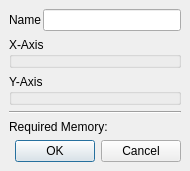
<?xml version="1.0" encoding="UTF-8"?>
<ui version="4.0">
 <class>Hist2DDialog</class>
 <widget class="QDialog" name="Hist2DDialog">
  <property name="geometry">
   <rect>
    <x>0</x>
    <y>0</y>
    <width>190</width>
    <height>171</height>
   </rect>
  </property>
  <property name="windowTitle">
   <string>Hist2D</string>
  </property>
  <layout class="QGridLayout" name="gridLayout_3">
   <property name="leftMargin">
    <number>9</number>
   </property>
   <property name="topMargin">
    <number>9</number>
   </property>
   <property name="rightMargin">
    <number>9</number>
   </property>
   <property name="bottomMargin">
    <number>9</number>
   </property>
   <property name="spacing">
    <number>6</number>
   </property>
   <item row="1" column="0" colspan="2">
    <widget class="QGroupBox" name="gb_xAxis">
     <property name="title">
      <string>X-Axis</string>
     </property>
    </widget>
   </item>
   <item row="0" column="0" colspan="2">
    <widget class="QFrame" name="frame_2">
     <layout class="QGridLayout" name="gridLayout_2">
      <property name="leftMargin">
       <number>0</number>
      </property>
      <property name="topMargin">
       <number>0</number>
      </property>
      <property name="rightMargin">
       <number>0</number>
      </property>
      <property name="bottomMargin">
       <number>0</number>
      </property>
      <property name="spacing">
       <number>2</number>
      </property>
      <item row="0" column="0">
       <widget class="QLabel" name="label">
        <property name="text">
         <string>Name</string>
        </property>
       </widget>
      </item>
      <item row="0" column="1">
       <widget class="QLineEdit" name="le_name"/>
      </item>
     </layout>
    </widget>
   </item>
   <item row="2" column="0" colspan="2">
    <widget class="QGroupBox" name="gb_yAxis">
     <property name="title">
      <string>Y-Axis</string>
     </property>
    </widget>
   </item>
   <item row="5" column="1">
    <widget class="QDialogButtonBox" name="buttonBox">
     <property name="orientation">
      <enum>Qt::Horizontal</enum>
     </property>
     <property name="standardButtons">
      <set>QDialogButtonBox::Cancel|QDialogButtonBox::Ok</set>
     </property>
    </widget>
   </item>
   <item row="3" column="0" colspan="2">
    <widget class="Line" name="line">
     <property name="orientation">
      <enum>Qt::Horizontal</enum>
     </property>
    </widget>
   </item>
   <item row="4" column="0" colspan="2">
    <widget class="QFrame" name="frame">
     <layout class="QGridLayout" name="gridLayout">
      <property name="leftMargin">
       <number>0</number>
      </property>
      <property name="topMargin">
       <number>0</number>
      </property>
      <property name="rightMargin">
       <number>0</number>
      </property>
      <property name="bottomMargin">
       <number>0</number>
      </property>
      <property name="spacing">
       <number>2</number>
      </property>
      <item row="0" column="0">
       <widget class="QLabel" name="label_2">
        <property name="text">
         <string>Required Memory:</string>
        </property>
       </widget>
      </item>
      <item row="0" column="1">
       <widget class="QLabel" name="label_memory">
        <property name="text">
         <string/>
        </property>
        <property name="textInteractionFlags">
         <set>Qt::LinksAccessibleByMouse|Qt::TextSelectableByKeyboard|Qt::TextSelectableByMouse</set>
        </property>
       </widget>
      </item>
     </layout>
    </widget>
   </item>
  </layout>
 </widget>
 <resources/>
 <connections>
  <connection>
   <sender>buttonBox</sender>
   <signal>accepted()</signal>
   <receiver>Hist2DDialog</receiver>
   <slot>accept()</slot>
   <hints>
    <hint type="sourcelabel">
     <x>216</x>
     <y>199</y>
    </hint>
    <hint type="destinationlabel">
     <x>157</x>
     <y>221</y>
    </hint>
   </hints>
  </connection>
  <connection>
   <sender>buttonBox</sender>
   <signal>rejected()</signal>
   <receiver>Hist2DDialog</receiver>
   <slot>reject()</slot>
   <hints>
    <hint type="sourcelabel">
     <x>216</x>
     <y>205</y>
    </hint>
    <hint type="destinationlabel">
     <x>225</x>
     <y>221</y>
    </hint>
   </hints>
  </connection>
 </connections>
</ui>
